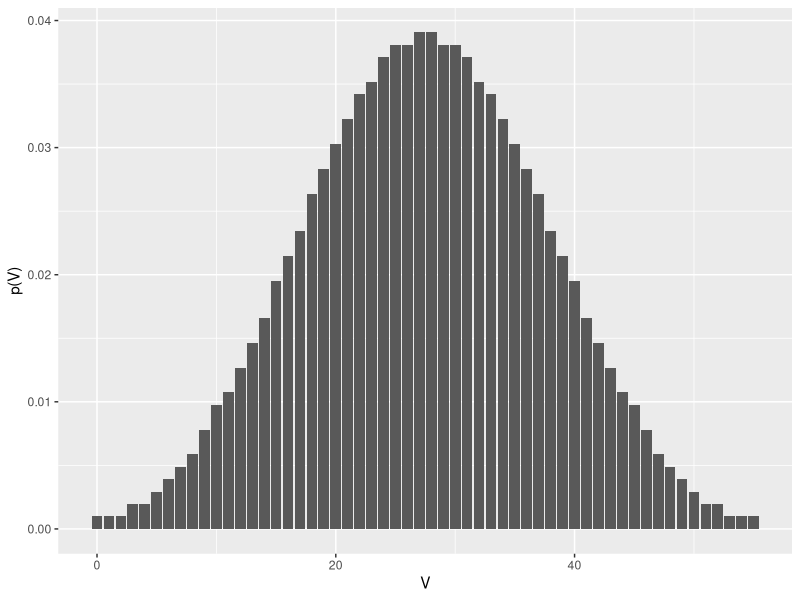
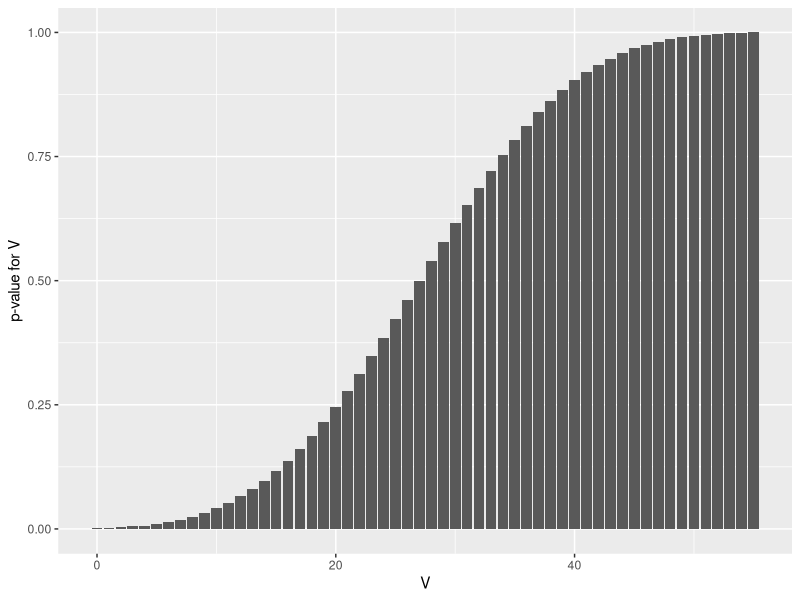
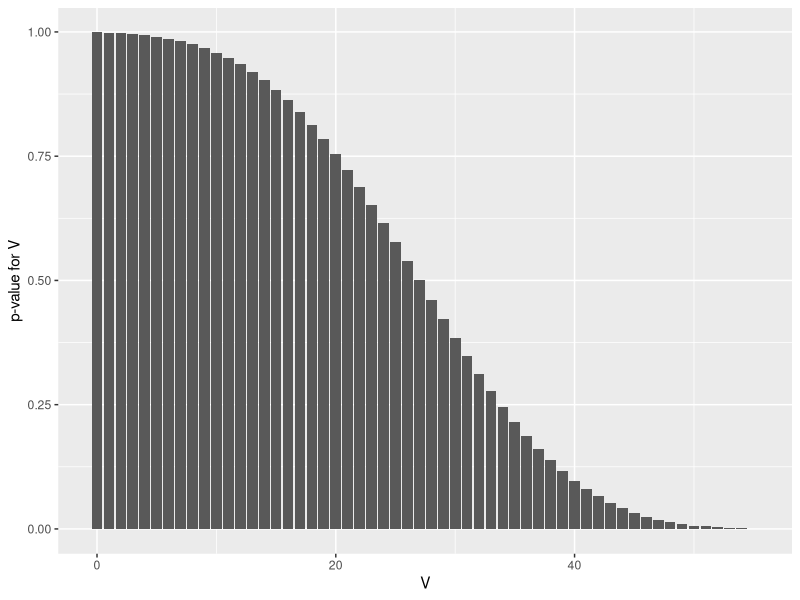
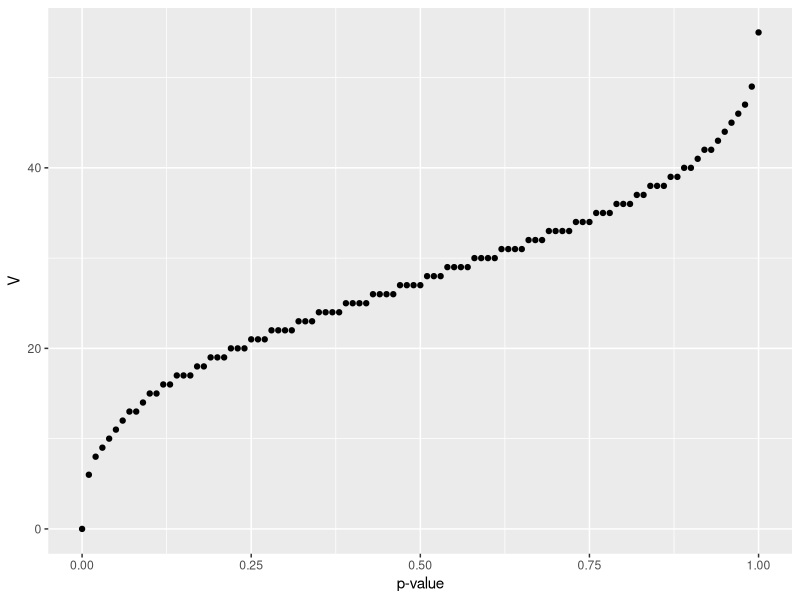

These charts were generated, in order, by the following R code:
## ---- chunk 1
library(tidyverse)
## ---- chunk 2
dsignrank(3, 10)
## ---- chunk 3
n <- 10 #number of independent replicates in experiment
max <- n*(n+1)/2
df <- data.frame(pv=dsignrank(c(0:max), n))
ggplot(df, aes(x=c(0:max), pv)) +
  geom_col() + xlab("V") + ylab("p(V)")

## ---- chunk 4
psignrank(3, 10, lower.tail=T)
sum(dsignrank(c(0:3), 10)) == psignrank(3, 10, lower.tail=T)
psignrank(51, 10, lower.tail=F)
psignrank(51, 10, lower.tail=F)==psignrank(3, 10, lower.tail=T)
## ---- chunk 5
n <- 10
max <- n*(n+1)/2
df <- data.frame(pv=psignrank(c(0:max), n))
ggplot(df, aes(x=c(0:max), pv)) +
  geom_col() + xlab("V") + ylab("p-value for V")
df <- data.frame(pv=psignrank(c(0:max), n, lower.tail=F))
ggplot(df, aes(x=c(0:max), pv)) +
  geom_col() + xlab("V") + ylab("p-value for V")
## ---- chunk 6
qsignrank(0.025, 10, lower.tail=T)
qsignrank(0.025, 10, lower.tail=F)
## ---- chunk 7
qsignrank(0.05, 10, lower.tail=T)
qsignrank(0.05, 10, lower.tail=F)
## ---- chunk 8
n <- 10
x <- seq(0,1,0.01)
df <- data.frame(v=qsignrank(x, n, lower.tail=T))
ggplot(df, aes(x=x, v)) +
  geom_point() + xlab("p-value") + ylab("V")
## ---- chunk 9
rsignrank(5, 10)
## ---- chunk 10
sim <- rsignrank(1000000, 10)
test <- sim<11
length(which(test==TRUE))
